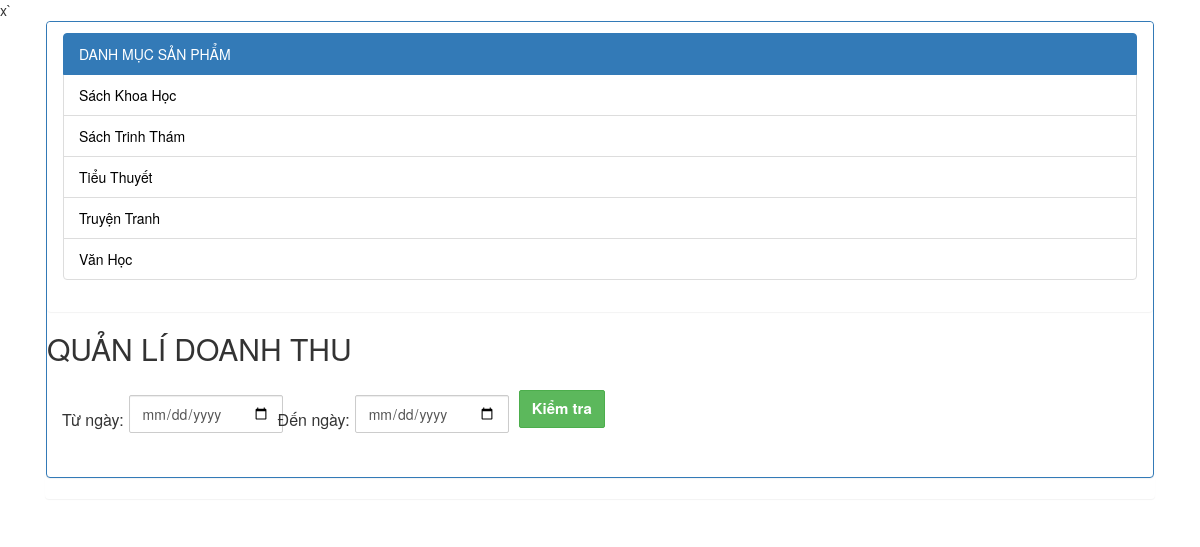
Page /quanlidoanhthu.php on the committed database.
### tables this page shows
CREATE TABLE `typebook` (
  `TypeID` int(10) NOT NULL,
  `TypeName` varchar(100) NOT NULL
);

### menu.php (the view, shortened to what this page needs)
<!DOCTYPE html>
<html>
<head>
	<link rel="stylesheet" href="https://maxcdn.bootstrapcdn.com/bootstrap/4.3.1/css/bootstrap.min.css">
	<link href="//netdna.bootstrapcdn.com/bootstrap/3.1.0/css/bootstrap.min.css" rel="stylesheet" id="bootstrap-css">
	<link rel="stylesheet" type="text/css" href="css/style.css">
</head>
<body>
	<div class="panel ">
		<div class="panel-heading ">
			<?php
				$conn = mysqli_connect('localhost','root','','htbook');
				mysqli_set_charset($conn, 'UTF8');
				$query = "select * from typebook";
				$kqua = mysqli_query($conn,$query);
				echo '<ul class="list-group">';
				echo '<li class="list-group-item active">DANH MỤC SẢN PHẨM </li>';
				while ($data = mysqli_fetch_array($kqua)) {
					$typeid = $data['TypeID'];
				    echo '<li class="list-group-item"><a href="viewbook_admin.php?typeid='.$typeid.'" title="">'.$data["TypeName"].'</a></li>';
				}
				echo '</ul>';
			 ?>
		</div>
	</div>
</body>
</html>

### css/style.css (style rules this page uses)
a { margin: 0 auto; text-decoration: none; color: black; }

### rows in the picture
typebook: TypeName "Sách Khoa Học"
typebook: TypeName "Sách Trinh Thám"
typebook: TypeName "Tiểu Thuyết"
typebook: TypeName "Truyện Tranh"
typebook: TypeName "Văn Học"
